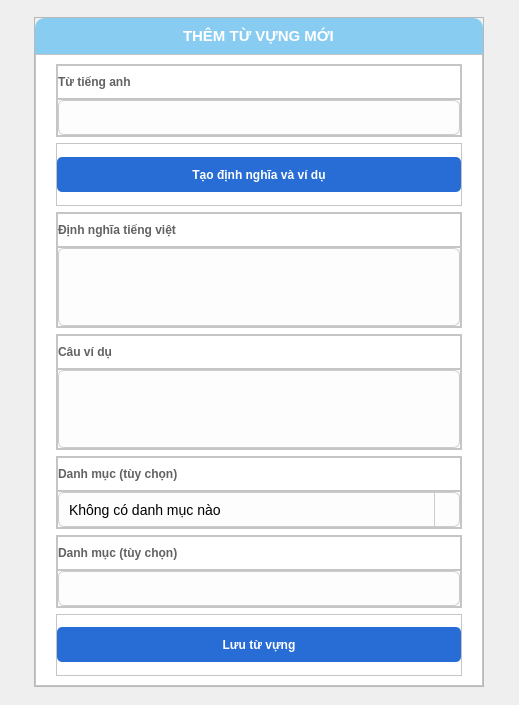
<?xml version="1.0" encoding="UTF-8"?>
<ui version="4.0">
 <class>Dialog</class>
 <widget class="QDialog" name="Dialog">
  <property name="geometry">
   <rect>
    <x>0</x>
    <y>0</y>
    <width>519</width>
    <height>705</height>
   </rect>
  </property>
  <property name="windowTitle">
   <string>Dialog</string>
  </property>
  <layout class="QHBoxLayout" name="horizontalLayout">
   <item>
    <widget class="QFrame" name="MainFrame">
     <property name="minimumSize">
      <size>
       <width>450</width>
       <height>350</height>
      </size>
     </property>
     <property name="maximumSize">
      <size>
       <width>450</width>
       <height>670</height>
      </size>
     </property>
     <property name="frameShape">
      <enum>QFrame::StyledPanel</enum>
     </property>
     <property name="frameShadow">
      <enum>QFrame::Raised</enum>
     </property>
     <layout class="QVBoxLayout" name="verticalLayout">
      <property name="spacing">
       <number>0</number>
      </property>
      <property name="leftMargin">
       <number>0</number>
      </property>
      <property name="topMargin">
       <number>0</number>
      </property>
      <property name="rightMargin">
       <number>0</number>
      </property>
      <property name="bottomMargin">
       <number>0</number>
      </property>
      <item>
       <widget class="QFrame" name="frame_2">
        <property name="font">
         <font>
          <pointsize>13</pointsize>
         </font>
        </property>
        <property name="styleSheet">
         <string notr="true">background-color: #88ccf1;
color:#ffffff;
border-top-right-radius:10px;
border-top-left-radius:10px;</string>
        </property>
        <property name="frameShape">
         <enum>QFrame::StyledPanel</enum>
        </property>
        <property name="frameShadow">
         <enum>QFrame::Raised</enum>
        </property>
        <layout class="QHBoxLayout" name="horizontalLayout_2">
         <item alignment="Qt::AlignHCenter">
          <widget class="QLabel" name="label">
           <property name="font">
            <font>
             <pointsize>11</pointsize>
             <weight>75</weight>
             <bold>true</bold>
            </font>
           </property>
           <property name="text">
            <string>THÊM TỪ VỰNG MỚI</string>
           </property>
          </widget>
         </item>
        </layout>
       </widget>
      </item>
      <item>
       <widget class="QFrame" name="frame_3">
        <property name="sizePolicy">
         <sizepolicy hsizetype="Preferred" vsizetype="Expanding">
          <horstretch>0</horstretch>
          <verstretch>0</verstretch>
         </sizepolicy>
        </property>
        <property name="styleSheet">
         <string notr="true">
background-color: rgb(255, 255, 255);</string>
        </property>
        <property name="frameShape">
         <enum>QFrame::StyledPanel</enum>
        </property>
        <property name="frameShadow">
         <enum>QFrame::Raised</enum>
        </property>
        <layout class="QVBoxLayout" name="verticalLayout_2">
         <property name="leftMargin">
          <number>20</number>
         </property>
         <property name="rightMargin">
          <number>20</number>
         </property>
         <item>
          <widget class="QFrame" name="frame_4">
           <property name="frameShape">
            <enum>QFrame::StyledPanel</enum>
           </property>
           <property name="frameShadow">
            <enum>QFrame::Raised</enum>
           </property>
           <layout class="QVBoxLayout" name="verticalLayout_3">
            <property name="spacing">
             <number>0</number>
            </property>
            <property name="leftMargin">
             <number>0</number>
            </property>
            <property name="topMargin">
             <number>0</number>
            </property>
            <property name="rightMargin">
             <number>0</number>
            </property>
            <property name="bottomMargin">
             <number>0</number>
            </property>
            <item>
             <widget class="QFrame" name="frame_11">
              <property name="frameShape">
               <enum>QFrame::StyledPanel</enum>
              </property>
              <property name="frameShadow">
               <enum>QFrame::Raised</enum>
              </property>
              <layout class="QHBoxLayout" name="horizontalLayout_3">
               <property name="leftMargin">
                <number>0</number>
               </property>
               <item>
                <widget class="QLabel" name="label_2">
                 <property name="font">
                  <font>
                   <pointsize>9</pointsize>
                   <weight>75</weight>
                   <bold>true</bold>
                  </font>
                 </property>
                 <property name="styleSheet">
                  <string notr="true">color: rgb(98, 98, 98);</string>
                 </property>
                 <property name="text">
                  <string>Từ tiếng anh</string>
                 </property>
                </widget>
               </item>
              </layout>
             </widget>
            </item>
            <item>
             <widget class="QFrame" name="frame_12">
              <property name="frameShape">
               <enum>QFrame::StyledPanel</enum>
              </property>
              <property name="frameShadow">
               <enum>QFrame::Raised</enum>
              </property>
              <layout class="QHBoxLayout" name="horizontalLayout_4">
               <property name="leftMargin">
                <number>0</number>
               </property>
               <property name="topMargin">
                <number>0</number>
               </property>
               <property name="rightMargin">
                <number>0</number>
               </property>
               <property name="bottomMargin">
                <number>0</number>
               </property>
               <item>
                <widget class="QLineEdit" name="vocab">
                 <property name="minimumSize">
                  <size>
                   <width>0</width>
                   <height>35</height>
                  </size>
                 </property>
                 <property name="styleSheet">
                  <string notr="true">QLineEdit {
    border: 1px solid #ccc;      
    border-radius: 6px;           
    padding: 6px 10px;             
    background: #fdfdfd;           
    font-size: 14px;
}

QLineEdit:focus {
    border: 1px solid #888;        
    background: #ffffff;           
}</string>
                 </property>
                </widget>
               </item>
              </layout>
             </widget>
            </item>
           </layout>
          </widget>
         </item>
         <item>
          <widget class="QFrame" name="frame_7">
           <property name="frameShape">
            <enum>QFrame::StyledPanel</enum>
           </property>
           <property name="frameShadow">
            <enum>QFrame::Raised</enum>
           </property>
           <layout class="QHBoxLayout" name="horizontalLayout_13">
            <property name="leftMargin">
             <number>0</number>
            </property>
            <property name="rightMargin">
             <number>0</number>
            </property>
            <item>
             <widget class="QPushButton" name="CreateVocabBtn">
              <property name="minimumSize">
               <size>
                <width>0</width>
                <height>35</height>
               </size>
              </property>
              <property name="font">
               <font>
                <pointsize>9</pointsize>
                <weight>75</weight>
                <bold>true</bold>
               </font>
              </property>
              <property name="cursor">
               <cursorShape>PointingHandCursor</cursorShape>
              </property>
              <property name="styleSheet">
               <string notr="true">#CreateVocabBtn{
	color: rgb(255, 255, 255);
	background-color: rgb(40, 109, 213);
	border-radius:5px;
}
#CreateVocabBtn::hover{
		background-color: rgb(11, 75, 135);
}</string>
              </property>
              <property name="text">
               <string>Tạo định nghĩa và ví dụ</string>
              </property>
             </widget>
            </item>
           </layout>
          </widget>
         </item>
         <item>
          <widget class="QFrame" name="frame_10">
           <property name="frameShape">
            <enum>QFrame::StyledPanel</enum>
           </property>
           <property name="frameShadow">
            <enum>QFrame::Raised</enum>
           </property>
           <layout class="QVBoxLayout" name="verticalLayout_4">
            <property name="spacing">
             <number>0</number>
            </property>
            <property name="leftMargin">
             <number>0</number>
            </property>
            <property name="topMargin">
             <number>0</number>
            </property>
            <property name="rightMargin">
             <number>0</number>
            </property>
            <property name="bottomMargin">
             <number>0</number>
            </property>
            <item>
             <widget class="QFrame" name="frame_14">
              <property name="frameShape">
               <enum>QFrame::StyledPanel</enum>
              </property>
              <property name="frameShadow">
               <enum>QFrame::Raised</enum>
              </property>
              <layout class="QHBoxLayout" name="horizontalLayout_5">
               <property name="leftMargin">
                <number>0</number>
               </property>
               <item>
                <widget class="QLabel" name="label_3">
                 <property name="font">
                  <font>
                   <pointsize>9</pointsize>
                   <weight>75</weight>
                   <bold>true</bold>
                  </font>
                 </property>
                 <property name="styleSheet">
                  <string notr="true">color: rgb(98, 98, 98);</string>
                 </property>
                 <property name="text">
                  <string>Định nghĩa tiếng việt</string>
                 </property>
                </widget>
               </item>
              </layout>
             </widget>
            </item>
            <item alignment="Qt::AlignTop">
             <widget class="QFrame" name="frame_13">
              <property name="frameShape">
               <enum>QFrame::StyledPanel</enum>
              </property>
              <property name="frameShadow">
               <enum>QFrame::Raised</enum>
              </property>
              <layout class="QHBoxLayout" name="horizontalLayout_6">
               <property name="spacing">
                <number>0</number>
               </property>
               <property name="leftMargin">
                <number>0</number>
               </property>
               <property name="topMargin">
                <number>0</number>
               </property>
               <property name="rightMargin">
                <number>0</number>
               </property>
               <property name="bottomMargin">
                <number>0</number>
               </property>
               <item>
                <widget class="QTextEdit" name="Define">
                 <property name="minimumSize">
                  <size>
                   <width>0</width>
                   <height>0</height>
                  </size>
                 </property>
                 <property name="maximumSize">
                  <size>
                   <width>16777215</width>
                   <height>78</height>
                  </size>
                 </property>
                 <property name="styleSheet">
                  <string notr="true">QTextEdit {
    border: 1px solid #ccc;      
    border-radius: 6px;           
    padding: 6px 10px;             
    background: #fdfdfd;           
    font-size: 14px;
}

QTextEdit:focus {
    border: 1px solid #888;        
    background: #ffffff;           
}</string>
                 </property>
                 <property name="readOnly">
                  <bool>true</bool>
                 </property>
                </widget>
               </item>
              </layout>
             </widget>
            </item>
           </layout>
          </widget>
         </item>
         <item>
          <widget class="QFrame" name="frame_5">
           <property name="frameShape">
            <enum>QFrame::StyledPanel</enum>
           </property>
           <property name="frameShadow">
            <enum>QFrame::Raised</enum>
           </property>
           <layout class="QVBoxLayout" name="verticalLayout_5">
            <property name="spacing">
             <number>0</number>
            </property>
            <property name="leftMargin">
             <number>0</number>
            </property>
            <property name="topMargin">
             <number>0</number>
            </property>
            <property name="rightMargin">
             <number>0</number>
            </property>
            <property name="bottomMargin">
             <number>0</number>
            </property>
            <item>
             <widget class="QFrame" name="frame_15">
              <property name="frameShape">
               <enum>QFrame::StyledPanel</enum>
              </property>
              <property name="frameShadow">
               <enum>QFrame::Raised</enum>
              </property>
              <layout class="QHBoxLayout" name="horizontalLayout_8">
               <property name="leftMargin">
                <number>0</number>
               </property>
               <item>
                <widget class="QLabel" name="label_4">
                 <property name="font">
                  <font>
                   <pointsize>9</pointsize>
                   <weight>75</weight>
                   <bold>true</bold>
                  </font>
                 </property>
                 <property name="styleSheet">
                  <string notr="true">color: rgb(98, 98, 98);</string>
                 </property>
                 <property name="text">
                  <string>Câu ví dụ</string>
                 </property>
                </widget>
               </item>
              </layout>
             </widget>
            </item>
            <item alignment="Qt::AlignTop">
             <widget class="QFrame" name="frame_16">
              <property name="frameShape">
               <enum>QFrame::StyledPanel</enum>
              </property>
              <property name="frameShadow">
               <enum>QFrame::Raised</enum>
              </property>
              <layout class="QHBoxLayout" name="horizontalLayout_7">
               <property name="spacing">
                <number>0</number>
               </property>
               <property name="leftMargin">
                <number>0</number>
               </property>
               <property name="topMargin">
                <number>0</number>
               </property>
               <property name="rightMargin">
                <number>0</number>
               </property>
               <property name="bottomMargin">
                <number>0</number>
               </property>
               <item>
                <widget class="QTextEdit" name="Example">
                 <property name="maximumSize">
                  <size>
                   <width>16777215</width>
                   <height>78</height>
                  </size>
                 </property>
                 <property name="styleSheet">
                  <string notr="true">QTextEdit {
    border: 1px solid #ccc;      
    border-radius: 6px;           
    padding: 6px 10px;             
    background: #fdfdfd;           
    font-size: 14px;
}

QTextEdit:focus {
    border: 1px solid #888;        
    background: #ffffff;           
}</string>
                 </property>
                 <property name="readOnly">
                  <bool>true</bool>
                 </property>
                </widget>
               </item>
              </layout>
             </widget>
            </item>
           </layout>
          </widget>
         </item>
         <item>
          <widget class="QFrame" name="frame_6">
           <property name="frameShape">
            <enum>QFrame::StyledPanel</enum>
           </property>
           <property name="frameShadow">
            <enum>QFrame::Raised</enum>
           </property>
           <layout class="QVBoxLayout" name="verticalLayout_6">
            <property name="spacing">
             <number>0</number>
            </property>
            <property name="leftMargin">
             <number>0</number>
            </property>
            <property name="topMargin">
             <number>0</number>
            </property>
            <property name="rightMargin">
             <number>0</number>
            </property>
            <property name="bottomMargin">
             <number>0</number>
            </property>
            <item>
             <widget class="QFrame" name="frame_18">
              <property name="frameShape">
               <enum>QFrame::StyledPanel</enum>
              </property>
              <property name="frameShadow">
               <enum>QFrame::Raised</enum>
              </property>
              <layout class="QHBoxLayout" name="horizontalLayout_9">
               <property name="leftMargin">
                <number>0</number>
               </property>
               <item>
                <widget class="QLabel" name="label_5">
                 <property name="font">
                  <font>
                   <pointsize>9</pointsize>
                   <weight>75</weight>
                   <bold>true</bold>
                  </font>
                 </property>
                 <property name="styleSheet">
                  <string notr="true">color: rgb(98, 98, 98);</string>
                 </property>
                 <property name="text">
                  <string>Danh mục (tùy chọn)</string>
                 </property>
                </widget>
               </item>
              </layout>
             </widget>
            </item>
            <item>
             <widget class="QFrame" name="frame_17">
              <property name="frameShape">
               <enum>QFrame::StyledPanel</enum>
              </property>
              <property name="frameShadow">
               <enum>QFrame::Raised</enum>
              </property>
              <layout class="QHBoxLayout" name="horizontalLayout_10">
               <property name="spacing">
                <number>0</number>
               </property>
               <property name="leftMargin">
                <number>0</number>
               </property>
               <property name="topMargin">
                <number>0</number>
               </property>
               <property name="rightMargin">
                <number>0</number>
               </property>
               <property name="bottomMargin">
                <number>0</number>
               </property>
               <item>
                <widget class="QComboBox" name="Topic_opt">
                 <property name="minimumSize">
                  <size>
                   <width>0</width>
                   <height>35</height>
                  </size>
                 </property>
                 <property name="font">
                  <font>
                   <pointsize>-1</pointsize>
                  </font>
                 </property>
                 <property name="styleSheet">
                  <string notr="true">QComboBox {
    border: 1px solid #ccc;      
    border-radius: 6px;           
    padding: 6px 10px;             
    background: #fdfdfd;           
    font-size: 14px;
}

QComboBox:focus {
    border: 1px solid #888;        
    background: #ffffff;           
}
QComboBox::drop-down {
    subcontrol-origin: padding;
    subcontrol-position: top right;
    width: 24px;
    border-left: 1px solid #ccc;
}
QComboBox::down-arrow {
	image: url(:/icon/UI/icons/chevron-down.svg);
    width: 12px;
    height: 12px;
}

QComboBox::down-arrow:on { 
   
	image: url(:/icon/UI/icons/chevron-up.svg);
}</string>
                 </property>
                 <item>
                  <property name="text">
                   <string>Không có danh mục nào</string>
                  </property>
                 </item>
                 <item>
                  <property name="text">
                   <string>+ Thêm danh mục mới</string>
                  </property>
                 </item>
                </widget>
               </item>
              </layout>
             </widget>
            </item>
           </layout>
          </widget>
         </item>
         <item>
          <widget class="QFrame" name="frame_9">
           <property name="frameShape">
            <enum>QFrame::StyledPanel</enum>
           </property>
           <property name="frameShadow">
            <enum>QFrame::Raised</enum>
           </property>
           <layout class="QVBoxLayout" name="verticalLayout_7">
            <property name="spacing">
             <number>0</number>
            </property>
            <property name="leftMargin">
             <number>0</number>
            </property>
            <property name="topMargin">
             <number>0</number>
            </property>
            <property name="rightMargin">
             <number>0</number>
            </property>
            <property name="bottomMargin">
             <number>0</number>
            </property>
            <item>
             <widget class="QFrame" name="frame_20">
              <property name="frameShape">
               <enum>QFrame::StyledPanel</enum>
              </property>
              <property name="frameShadow">
               <enum>QFrame::Raised</enum>
              </property>
              <layout class="QHBoxLayout" name="horizontalLayout_11">
               <property name="leftMargin">
                <number>0</number>
               </property>
               <item>
                <widget class="QLabel" name="label_6">
                 <property name="font">
                  <font>
                   <pointsize>9</pointsize>
                   <weight>75</weight>
                   <bold>true</bold>
                  </font>
                 </property>
                 <property name="styleSheet">
                  <string notr="true">color: rgb(98, 98, 98);</string>
                 </property>
                 <property name="text">
                  <string>Danh mục (tùy chọn)</string>
                 </property>
                </widget>
               </item>
              </layout>
             </widget>
            </item>
            <item>
             <widget class="QFrame" name="frame_19">
              <property name="frameShape">
               <enum>QFrame::StyledPanel</enum>
              </property>
              <property name="frameShadow">
               <enum>QFrame::Raised</enum>
              </property>
              <layout class="QHBoxLayout" name="horizontalLayout_12">
               <property name="spacing">
                <number>0</number>
               </property>
               <property name="leftMargin">
                <number>0</number>
               </property>
               <property name="topMargin">
                <number>0</number>
               </property>
               <property name="rightMargin">
                <number>0</number>
               </property>
               <property name="bottomMargin">
                <number>0</number>
               </property>
               <item>
                <widget class="QLineEdit" name="topic_input">
                 <property name="minimumSize">
                  <size>
                   <width>0</width>
                   <height>35</height>
                  </size>
                 </property>
                 <property name="styleSheet">
                  <string notr="true">QLineEdit {
    border: 1px solid #ccc;      
    border-radius: 6px;           
    padding: 6px 10px;             
    background: #fdfdfd;           
    font-size: 14px;
}

QLineEdit:focus {
    border: 1px solid #888;        
    background: #ffffff;           
}</string>
                 </property>
                </widget>
               </item>
              </layout>
             </widget>
            </item>
           </layout>
          </widget>
         </item>
         <item>
          <widget class="QFrame" name="frame_8">
           <property name="frameShape">
            <enum>QFrame::StyledPanel</enum>
           </property>
           <property name="frameShadow">
            <enum>QFrame::Raised</enum>
           </property>
           <layout class="QHBoxLayout" name="horizontalLayout_14">
            <property name="leftMargin">
             <number>0</number>
            </property>
            <property name="rightMargin">
             <number>0</number>
            </property>
            <item>
             <widget class="QPushButton" name="SaveVocabBtn">
              <property name="minimumSize">
               <size>
                <width>0</width>
                <height>35</height>
               </size>
              </property>
              <property name="font">
               <font>
                <pointsize>9</pointsize>
                <weight>75</weight>
                <bold>true</bold>
               </font>
              </property>
              <property name="cursor">
               <cursorShape>PointingHandCursor</cursorShape>
              </property>
              <property name="styleSheet">
               <string notr="true">#SaveVocabBtn{
	color: rgb(255, 255, 255);
	background-color: rgb(40, 109, 213);
	border-radius:5px;
}
#SaveVocabBtn::hover{
		background-color: rgb(11, 75, 135);
}</string>
              </property>
              <property name="text">
               <string>Lưu từ vựng</string>
              </property>
             </widget>
            </item>
           </layout>
          </widget>
         </item>
        </layout>
       </widget>
      </item>
     </layout>
    </widget>
   </item>
  </layout>
 </widget>
 <resources>
  <include location="../../resource/resource.qrc"/>
 </resources>
 <connections/>
</ui>
